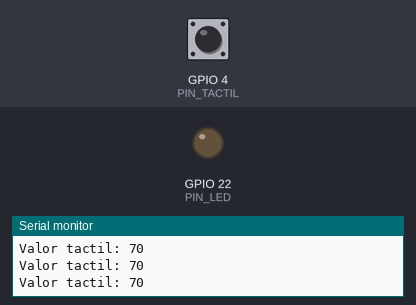
The sketch below on a simulated ESP32. Parts: output pins drawn as LEDs (lit = HIGH), the last lines printed to the serial monitor. Inputs (shaded band) come from the test bench; at power-on: GPIO 4 (PIN_TACTIL) HIGH.

Above: at 2.2 s.
2.3 s: GPIO 4 (PIN_TACTIL) pulled LOW for 0.15 s
At 2.39 s:
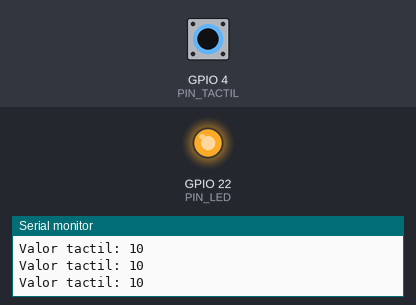
3.9 s: GPIO 4 (PIN_TACTIL) pulled LOW for 3.2 s
At 8.4 s:
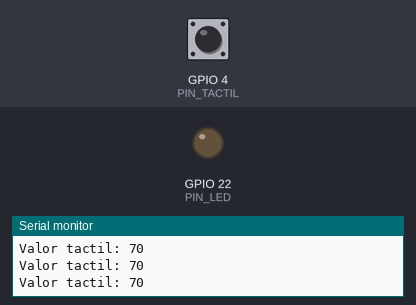
Timing chart, 0 to 9.9 s (numbered marks = the images above; inputs shaded):
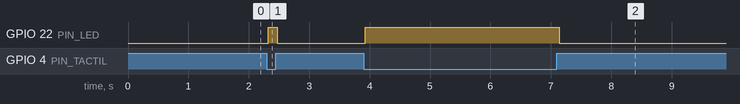

Measured:
- after the input at 2.3 s, GPIO 22 (PIN_LED): LOW → HIGH at once, → LOW 0.15 s later
- after the input at 3.9 s, GPIO 22 (PIN_LED): LOW → HIGH at once, → LOW 3.2 s later

The sketch:

ESP32-Touch_led.ino
```cpp
#define PIN_TACTIL T0       // Pin táctil
const int PIN_LED = 22;     // Pin del LED
const int UMBRAL_VALOR = 30; // Valor límite para activar el LED

int valorSensorTactil;

void setup() {
  delay(1000);
  pinMode(PIN_LED, OUTPUT);   // Configura el LED como salida
  Serial.begin(9600);         // Habilita el monitor serial
}

void loop() {
  valorSensorTactil = touchRead(PIN_TACTIL);  // Lee el valor del sensor táctil
  Serial.print("Valor tactil: ");
  Serial.println(valorSensorTactil);

  if (valorSensorTactil < UMBRAL_VALOR) {
    digitalWrite(PIN_LED, HIGH);  // Enciende el LED
  } else {
    digitalWrite(PIN_LED, LOW);   // Apaga el LED
  }
}
```
